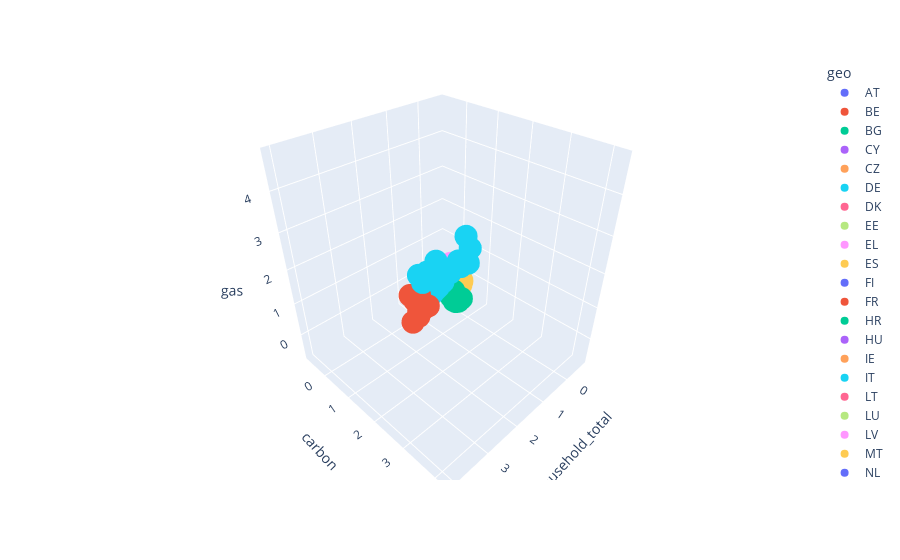

Notebook source saved alongside this figure:
### Code cell
px.scatter_3d(df_merged_s, y="carbon", x="household_total", z="gas", color="geo")

### Figure 1 — Plotly figure (JSON) as saved in the notebook; plotly's stock layout.template omitted (floating-point values rounded to 4 significant figures)
{"data": [{"hovertemplate": "geo=AT<br>household_total=%{x}<br>carbon=%{y}<br>gas=%{z}<extra></extra>", "legendgroup": "AT", "marker": {"color": "#636efa", "symbol": "circle"}, "mode": "markers", "name": "AT", "scene": "scene", "showlegend": true, "type": "scatter3d", "x": [-0.1935, -0.184, -0.1663, -0.2169, -0.1871, -0.1655, -0.1627, -0.195, -0.1835, -0.1627, -0.09931, -0.1862], "y": [-0.2772, -0.2918, -0.2901, -0.3086, -0.2964, -0.2906, -0.279, -0.2945, -0.2866, -0.3274, -0.3093, -0.3287], "z": [-0.2083, -0.2218, -0.2308, -0.2397, -0.2351, -0.2403, -0.2452, -0.2283, -0.2302, -0.3074, -0.2867, -0.2729]}, {"hovertemplate": "geo=BE<br>household_total=%{x}<br>carbon=%{y}<br>gas=%{z}<extra></extra>", "legendgroup": "BE", "marker": {"color": "#EF553B", "symbol": "circle"}, "mode": "markers", "name": "BE", "scene": "scene", "showlegend": true, "type": "scatter3d", "x": [-0.03357, -0.03976, -0.04595, -0.05214, -0.05833, -0.06331, -0.07293, -0.0791, -0.09418, -0.09397, -0.04021, -0.1379], "y": [-0.05559, -0.07164, -0.07229, -0.1007, -0.07709, -0.08533, -0.08569, -0.08009, -0.08556, -0.1416, -0.1224, -0.1528], "z": [-0.3349, -0.3439, -0.3445, -0.3191, -0.2962, -0.2648, -0.2647, -0.2147, -0.1575, -0.2477, -0.1524, -0.07867]}, {"hovertemplate": "geo=BG<br>household_total=%{x}<br>carbon=%{y}<br>gas=%{z}<extra></extra>", "legendgroup": "BG", "marker": {"color": "#00cc96", "symbol": "circle"}, "mode": "markers", "name": "BG", "scene": "scene", "showlegend": true, "type": "scatter3d", "x": [-0.5111, -0.5128, -0.5213, -0.527, -0.5249, -0.5204, -0.5154, -0.5221, -0.5272, -0.5105, -0.509, -0.5323], "y": [-0.3775, -0.4039, -0.4317, -0.4162, -0.3997, -0.4127, -0.403, -0.4253, -0.4323, -0.4651, -0.4333, -0.4101], "z": [-0.5184, -0.5255, -0.5539, -0.5355, -0.5313, -0.5392, -0.5357, -0.5437, -0.545, -0.549, -0.5367, -0.5301]}, {"hovertemplate": "geo=CY<br>household_total=%{x}<br>carbon=%{y}<br>gas=%{z}<extra></extra>", "legendgroup": "CY", "marker": {"color": "#ab63fa", "symbol": "circle"}, "mode": "markers", "name": "CY", "scene": "scene", "showlegend": true, "type": "scatter3d", "x": [-0.6675, -0.6672, -0.6668, -0.6665, -0.6662, -0.6658, -0.6655, -0.666, -0.6641, -0.6638, -0.6645, -0.664], "y": [-0.6635, -0.6664, -0.6703, -0.6684, -0.6683, -0.6654, -0.6639, -0.6642, -0.664, -0.6696, -0.6674, -0.6659], "z": [-0.564, -0.568, -0.5751, -0.5776, -0.5763, -0.5736, -0.5745, -0.5774, -0.5789, -0.5949, -0.5885, -0.587]}, {"hovertemplate": "geo=CZ<br>household_total=%{x}<br>carbon=%{y}<br>gas=%{z}<extra></extra>", "legendgroup": "CZ", "marker": {"color": "#FFA15A", "symbol": "circle"}, "mode": "markers", "name": "CZ", "scene": "scene", "showlegend": true, "type": "scatter3d", "x": [-0.1927, -0.1861, -0.1795, -0.1729, -0.176, -0.1532, -0.1415, -0.1473, -0.1551, -0.142, -0.09036, -0.1406], "y": [0.01337, -0.007411, -0.03598, -0.04721, -0.03871, -0.03054, -0.02582, -0.03461, -0.06499, -0.1243, -0.09589, -0.1031], "z": [-0.1608, -0.1962, -0.2252, -0.2299, -0.2262, -0.2126, -0.2176, -0.2172, -0.2172, -0.2595, -0.2423, -0.2226]}, {"hovertemplate": "geo=DE<br>household_total=%{x}<br>carbon=%{y}<br>gas=%{z}<extra></extra>", "legendgroup": "DE", "marker": {"color": "#19d3f3", "symbol": "circle"}, "mode": "markers", "name": "DE", "scene": "scene", "showlegend": true, "type": "scatter3d", "x": [3.56, 3.801, 4.052, 3.388, 3.471, 3.627, 3.617, 3.545, 3.69, 3.708, 3.769, 3.657], "y": [4.077, 4.14, 4.23, 4.016, 4.059, 4.045, 3.982, 3.842, 3.556, 3.137, 3.304, 3.301], "z": [4.772, 4.434, 4.427, 4.453, 4.234, 4.237, 4.309, 4.085, 4.135, 3.649, 3.615, 3.775]}, {"hovertemplate": "geo=DK<br>household_total=%{x}<br>carbon=%{y}<br>gas=%{z}<extra></extra>", "legendgroup": "DK", "marker": {"color": "#FF6692", "symbol": "circle"}, "mode": "markers", "name": "DK", "scene": "scene", "showlegend": true, "type": "scatter3d", "x": [-0.3316, -0.335, -0.3385, -0.342, -0.3578, -0.3415, -0.3463, -0.3566, -0.358, -0.3665, -0.3484, -0.3856], "y": [-0.3952, -0.4187, -0.41, -0.4307, -0.4451, -0.4337, -0.4453, -0.4455, -0.4653, -0.4903, -0.4837, -0.4868], "z": [-0.2348, -0.281, -0.2943, -0.2986, -0.2789, -0.2822, -0.3012, -0.3, -0.2997, -0.3409, -0.332, -0.3343]}, {"hovertemplate": "geo=EE<br>household_total=%{x}<br>carbon=%{y}<br>gas=%{z}<extra></extra>", "legendgroup": "EE", "marker": {"color": "#B6E880", "symbol": "circle"}, "mode": "markers", "name": "EE", "scene": "scene", "showlegend": true, "type": "scatter3d", "x": [-0.6207, -0.6179, -0.6208, -0.6239, -0.6259, -0.6204, -0.6199, -0.62, -0.618, -0.6198, -0.6182, -0.6182], "y": [-0.6059, -0.6114, -0.6019, -0.6062, -0.622, -0.6137, -0.6071, -0.6112, -0.6393, -0.6564, -0.6497, -0.6424], "z": [-0.6045, -0.6079, -0.6125, -0.6122, -0.6125, -0.6085, -0.6048, -0.6033, -0.603, -0.6201, -0.6244, -0.621]}, {"hovertemplate": "geo=EL<br>household_total=%{x}<br>carbon=%{y}<br>gas=%{z}<extra></extra>", "legendgroup": "EL", "marker": {"color": "#FF97FF", "symbol": "circle"}, "mode": "markers", "name": "EL", "scene": "scene", "showlegend": true, "type": "scatter3d", "x": [-0.3914, -0.3892, -0.4092, -0.3849, -0.3612, -0.3694, -0.3599, -0.3985, -0.3823, -0.3688, -0.3722, -0.3665], "y": [-0.1007, -0.119, -0.1685, -0.1843, -0.204, -0.2219, -0.2002, -0.2147, -0.2487, -0.3165, -0.2993, -0.2904], "z": [0.3334, 0.1991, 0.1238, 0.08529, 0.06515, 0.05447, 0.02944, 0.01552, -0.001131, -0.1362, -0.09834, -0.05987]}, {"hovertemplate": "geo=ES<br>household_total=%{x}<br>carbon=%{y}<br>gas=%{z}<extra></extra>", "legendgroup": "ES", "marker": {"color": "#FECB52", "symbol": "circle"}, "mode": "markers", "name": "ES", "scene": "scene", "showlegend": true, "type": "scatter3d", "x": [0.4956, 0.4877, 0.4389, 0.4312, 0.4679, 0.3966, 0.4012, 0.4609, 0.4055, 0.4139, 0.4279, 0.3927], "y": [1.187, 1.148, 1.008, 1.019, 1.079, 1.026, 1.1, 1.075, 0.98, 0.7154, 0.8182, 0.8826], "z": [0.8361, 0.6842, 0.6526, 0.6342, 0.6421, 0.7021, 0.7316, 0.7909, 0.8877, 0.5607, 0.8498, 1.009]}, {"hovertemplate": "geo=FI<br>household_total=%{x}<br>carbon=%{y}<br>gas=%{z}<extra></extra>", "legendgroup": "FI", "marker": {"color": "#636efa", "symbol": "circle"}, "mode": "markers", "name": "FI", "scene": "scene", "showlegend": true, "type": "scatter3d", "x": [-0.3146, -0.3088, -0.303, -0.2972, -0.3154, -0.2857, -0.2538, -0.2581, -0.2636, -0.2898, -0.2388, -0.263], "y": [-0.3553, -0.3843, -0.3815, -0.4033, -0.4212, -0.4064, -0.4202, -0.4139, -0.4299, -0.4646, -0.4651, -0.4707], "z": [-0.2725, -0.2886, -0.2798, -0.2949, -0.297, -0.2985, -0.3135, -0.319, -0.3271, -0.3548, -0.3524, -0.3756]}, {"hovertemplate": "geo=FR<br>household_total=%{x}<br>carbon=%{y}<br>gas=%{z}<extra></extra>", "legendgroup": "FR", "marker": {"color": "#EF553B", "symbol": "circle"}, "mode": "markers", "name": "FR", "scene": "scene", "showlegend": true, "type": "scatter3d", "x": [2.328, 2.629, 2.804, 2.185, 2.358, 2.505, 2.454, 2.361, 2.35, 2.277, 2.511, 2.131], "y": [1.86, 1.866, 1.862, 1.696, 1.72, 1.728, 1.743, 1.648, 1.6, 1.34, 1.458, 1.402], "z": [1.435, 1.31, 1.244, 1.254, 1.277, 1.323, 1.39, 1.455, 1.6, 1.269, 1.616, 1.892]}, {"hovertemplate": "geo=HR<br>household_total=%{x}<br>carbon=%{y}<br>gas=%{z}<extra></extra>", "legendgroup": "HR", "marker": {"color": "#00cc96", "symbol": "circle"}, "mode": "markers", "name": "HR", "scene": "scene", "showlegend": true, "type": "scatter3d", "x": [-0.4923, -0.4985, -0.5033, -0.5231, -0.5079, -0.5093, -0.5105, -0.5175, -0.522, -0.5192, -0.5066, -0.5178], "y": [-0.5622, -0.5707, -0.5765, -0.58, -0.5775, -0.5763, -0.5715, -0.5766, -0.5762, -0.5839, -0.5811, -0.5797], "z": [-0.4901, -0.5037, -0.5077, -0.5213, -0.5216, -0.5207, -0.5271, -0.5316, -0.5385, -0.5629, -0.5486, -0.5388]}, {"hovertemplate": "geo=HU<br>household_total=%{x}<br>carbon=%{y}<br>gas=%{z}<extra></extra>", "legendgroup": "HU", "marker": {"color": "#ab63fa", "symbol": "circle"}, "mode": "markers", "name": "HU", "scene": "scene", "showlegend": true, "type": "scatter3d", "x": [-0.2284, -0.2293, -0.2302, -0.2311, -0.2388, -0.224, -0.2135, -0.2497, -0.2604, -0.2373, -0.2074, -0.2496], "y": [-0.3766, -0.3948, -0.4103, -0.4084, -0.3918, -0.3889, -0.3762, -0.3756, -0.3769, -0.3899, -0.384, -0.4036], "z": [-0.3207, -0.324, -0.3432, -0.3213, -0.3097, -0.303, -0.2938, -0.2767, -0.2447, -0.3023, -0.2791, -0.2547]}, {"hovertemplate": "geo=IE<br>household_total=%{x}<br>carbon=%{y}<br>gas=%{z}<extra></extra>", "legendgroup": "IE", "marker": {"color": "#FFA15A", "symbol": "circle"}, "mode": "markers", "name": "IE", "scene": "scene", "showlegend": true, "type": "scatter3d", "x": [-0.4754, -0.4743, -0.4732, -0.4722, -0.4795, -0.4678, -0.4745, -0.4604, -0.4658, -0.4482, -0.4586, -0.4836], "y": [-0.4019, -0.398, -0.3978, -0.3992, -0.3848, -0.3727, -0.3733, -0.3704, -0.3836, -0.4057, -0.3894, -0.3865], "z": [-0.2883, -0.3106, -0.3384, -0.3406, -0.3866, -0.3913, -0.4199, -0.4432, -0.4558, -0.5146, -0.5046, -0.4799]}, {"hovertemplate": "geo=IT<br>household_total=%{x}<br>carbon=%{y}<br>gas=%{z}<extra></extra>", "legendgroup": "IT", "marker": {"color": "#19d3f3", "symbol": "circle"}, "mode": "markers", "name": "IT", "scene": "scene", "showlegend": true, "type": "scatter3d", "x": [1.887, 1.864, 1.841, 1.817, 1.776, 1.752, 1.806, 1.731, 1.673, 1.636, 1.74, 1.586], "y": [1.963, 1.861, 1.675, 1.564, 1.621, 1.607, 1.577, 1.56, 1.501, 1.263, 1.445, 1.452], "z": [2.195, 1.865, 1.757, 1.785, 1.697, 1.539, 1.476, 1.537, 1.557, 1.083, 1.457, 1.712]}, {"hovertemplate": "geo=LT<br>household_total=%{x}<br>carbon=%{y}<br>gas=%{z}<extra></extra>", "legendgroup": "LT", "marker": {"color": "#FF6692", "symbol": "circle"}, "mode": "markers", "name": "LT", "scene": "scene", "showlegend": true, "type": "scatter3d", "x": [-0.5931, -0.5912, -0.5893, -0.5874, -0.5855, -0.5837, -0.5809, -0.5769, -0.5815, -0.5825, -0.5677, -0.5731], "y": [-0.6058, -0.6058, -0.6116, -0.612, -0.6104, -0.6098, -0.609, -0.6104, -0.6093, -0.6109, -0.6099, -0.6159], "z": [-0.6075, -0.6152, -0.6215, -0.6227, -0.6243, -0.6197, -0.6207, -0.6149, -0.6119, -0.6135, -0.6134, -0.6062]}, {"hovertemplate": "geo=LU<br>household_total=%{x}<br>carbon=%{y}<br>gas=%{z}<extra></extra>", "legendgroup": "LU", "marker": {"color": "#B6E880", "symbol": "circle"}, "mode": "markers", "name": "LU", "scene": "scene", "showlegend": true, "type": "scatter3d", "x": [-0.6552, -0.6542, -0.6536, -0.6559, -0.6528, -0.6516, -0.6508, -0.6534, -0.6563, -0.6536, -0.6549, -0.6567], "y": [-0.6469, -0.6486, -0.6512, -0.6533, -0.6549, -0.6553, -0.6534, -0.6512, -0.6505, -0.6601, -0.6571, -0.6629], "z": [-0.5752, -0.578, -0.5873, -0.5912, -0.5973, -0.5997, -0.595, -0.587, -0.5828, -0.6063, -0.5903, -0.5888]}, {"hovertemplate": "geo=LV<br>household_total=%{x}<br>carbon=%{y}<br>gas=%{z}<extra></extra>", "legendgroup": "LV", "marker": {"color": "#FF97FF", "symbol": "circle"}, "mode": "markers", "name": "LV", "scene": "scene", "showlegend": true, "type": "scatter3d", "x": [-0.5909, -0.5871, -0.5955, -0.5977, -0.6077, -0.6048, -0.6008, -0.5982, -0.6015, -0.607, -0.6002, -0.6071], "y": [-0.6562, -0.6571, -0.6575, -0.6581, -0.658, -0.6578, -0.6573, -0.6546, -0.6552, -0.6601, -0.6586, -0.6607], "z": [-0.603, -0.6149, -0.6213, -0.6226, -0.6229, -0.6244, -0.6267, -0.6289, -0.6317, -0.6337, -0.6342, -0.6412]}, {"hovertemplate": "geo=MT<br>household_total=%{x}<br>carbon=%{y}<br>gas=%{z}<extra></extra>", "legendgroup": "MT", "marker": {"color": "#FECB52", "symbol": "circle"}, "mode": "markers", "name": "MT", "scene": "scene", "showlegend": true, "type": "scatter3d", "x": [-0.6872, -0.6868, -0.6863, -0.6859, -0.6854, -0.6855, -0.6845, -0.6843, -0.6837, -0.6834, -0.6831, -0.6827], "y": [-0.6984, -0.6976, -0.699, -0.6989, -0.7024, -0.7038, -0.7027, -0.7025, -0.7017, -0.7036, -0.7032, -0.7017], "z": [-0.6609, -0.6612, -0.6609, -0.6609, -0.6597, -0.6597, -0.6594, -0.6592, -0.6579, -0.6618, -0.6601, -0.6579]}, {"hovertemplate": "geo=NL<br>household_total=%{x}<br>carbon=%{y}<br>gas=%{z}<extra></extra>", "legendgroup": "NL", "marker": {"color": "#636efa", "symbol": "circle"}, "mode": "markers", "name": "NL", "scene": "scene", "showlegend": true, "type": "scatter3d", "x": [0.08916, 0.1336, 0.1751, 0.0007793, 0.03054, 0.05169, 0.03441, 0.03193, 0.01521, -0.00124, 0.07311, -0.04102], "y": [0.3745, 0.3501, 0.3485, 0.308, 0.3473, 0.3519, 0.3397, 0.3135, 0.2817, 0.1689, 0.1858, 0.1268], "z": [0.5092, 0.4569, 0.4281, 0.3941, 0.4172, 0.4528, 0.4898, 0.5077, 0.5312, 0.3297, 0.36, 0.3846]}, {"hovertemplate": "geo=NO<br>household_total=%{x}<br>carbon=%{y}<br>gas=%{z}<extra></extra>", "legendgroup": "NO", "marker": {"color": "#EF553B", "symbol": "circle"}, "mode": "markers", "name": "NO", "scene": "scene", "showlegend": true, "type": "scatter3d", "x": [-0.3678, -0.3487, -0.3523, -0.3727, -0.3587, -0.3484, -0.3435, -0.3417, -0.3475, -0.3452, -0.3261, -0.3551], "y": [-0.4305, -0.4327, -0.431, -0.4285, -0.4261, -0.4308, -0.4341, -0.4327, -0.4422, -0.457, -0.4582, -0.4557], "z": [-0.3655, -0.3879, -0.4088, -0.4228, -0.439, -0.454, -0.4613, -0.4709, -0.4893, -0.5014, -0.5152, -0.5137]}, {"hovertemplate": "geo=PL<br>household_total=%{x}<br>carbon=%{y}<br>gas=%{z}<extra></extra>", "legendgroup": "PL", "marker": {"color": "#00cc96", "symbol": "circle"}, "mode": "markers", "name": "PL", "scene": "scene", "showlegend": true, "type": "scatter3d", "x": [0.7186, 0.7412, 0.7637, 0.7863, 0.7524, 0.8172, 0.8306, 1.02, 0.9011, 0.9092, 0.9883, 0.8841], "y": [1.389, 1.349, 1.327, 1.262, 1.276, 1.332, 1.411, 1.413, 1.298, 1.211, 1.357, 1.266], "z": [0.4833, 0.4333, 0.3806, 0.3445, 0.379, 0.4386, 0.543, 0.5918, 0.635, 0.5453, 0.6751, 0.7557]}, {"hovertemplate": "geo=PT<br>household_total=%{x}<br>carbon=%{y}<br>gas=%{z}<extra></extra>", "legendgroup": "PT", "marker": {"color": "#ab63fa", "symbol": "circle"}, "mode": "markers", "name": "PT", "scene": "scene", "showlegend": true, "type": "scatter3d", "x": [-0.4806, -0.4868, -0.4914, -0.4806, -0.4825, -0.4774, -0.4787, -0.4723, -0.472, -0.4627, -0.462, -0.4663], "y": [-0.3521, -0.3625, -0.372, -0.3717, -0.3493, -0.3577, -0.3286, -0.3461, -0.363, -0.4094, -0.4141, -0.4023], "z": [-0.303, -0.339, -0.3478, -0.35, -0.3631, -0.368, -0.3687, -0.3722, -0.3609, -0.4163, -0.3932, -0.3675]}, {"hovertemplate": "geo=RO<br>household_total=%{x}<br>carbon=%{y}<br>gas=%{z}<extra></extra>", "legendgroup": "RO", "marker": {"color": "#FFA15A", "symbol": "circle"}, "mode": "markers", "name": "RO", "scene": "scene", "showlegend": true, "type": "scatter3d", "x": [-0.1725, -0.1626, -0.1527, -0.1429, -0.1334, -0.1297, -0.1081, -0.1025, -0.1038, -0.08484, -0.02964, -0.09639], "y": [-0.03014, -0.04616, -0.1043, -0.1026, -0.1087, -0.1182, -0.1022, -0.1012, -0.1178, -0.1392, -0.1185, -0.1471], "z": [-0.2915, -0.2957, -0.3141, -0.2891, -0.3138, -0.2972, -0.2952, -0.2989, -0.2983, -0.3239, -0.3, -0.2905]}, {"hovertemplate": "geo=SE<br>household_total=%{x}<br>carbon=%{y}<br>gas=%{z}<extra></extra>", "legendgroup": "SE", "marker": {"color": "#19d3f3", "symbol": "circle"}, "mode": "markers", "name": "SE", "scene": "scene", "showlegend": true, "type": "scatter3d", "x": [-0.1033, -0.1061, -0.1089, -0.1117, -0.1291, -0.1063, -0.1101, -0.123, -0.131, -0.1452, -0.09378, -0.1554], "y": [-0.3945, -0.41, -0.418, -0.427, -0.4284, -0.427, -0.4306, -0.4344, -0.4421, -0.4728, -0.4636, -0.4721], "z": [0.1841, 0.1084, 0.06384, 0.03298, 0.01337, -0.01742, -0.04889, -0.09003, -0.1043, -0.1544, -0.1283, -0.1704]}, {"hovertemplate": "geo=SI<br>household_total=%{x}<br>carbon=%{y}<br>gas=%{z}<extra></extra>", "legendgroup": "SI", "marker": {"color": "#FF6692", "symbol": "circle"}, "mode": "markers", "name": "SI", "scene": "scene", "showlegend": true, "type": "scatter3d", "x": [-0.5925, -0.5961, -0.5972, -0.6109, -0.6029, -0.6014, -0.6036, -0.6091, -0.6111, -0.6087, -0.6033, -0.612], "y": [-0.6134, -0.6166, -0.6202, -0.6288, -0.6278, -0.6233, -0.6228, -0.6236, -0.6263, -0.6329, -0.6322, -0.6343], "z": [-0.5132, -0.5297, -0.5433, -0.5525, -0.5555, -0.5564, -0.5595, -0.5587, -0.564, -0.5889, -0.5761, -0.5587]}, {"hovertemplate": "geo=SK<br>household_total=%{x}<br>carbon=%{y}<br>gas=%{z}<extra></extra>", "legendgroup": "SK", "marker": {"color": "#B6E880", "symbol": "circle"}, "mode": "markers", "name": "SK", "scene": "scene", "showlegend": true, "type": "scatter3d", "x": [-0.591, -0.5801, -0.5691, -0.5582, -0.5405, -0.5373, -0.5316, -0.5355, -0.4908, -0.483, -0.4662, -0.4875], "y": [-0.4831, -0.4954, -0.4971, -0.5075, -0.5036, -0.5013, -0.4954, -0.4963, -0.5082, -0.523, -0.5021, -0.5232], "z": [-0.5168, -0.5212, -0.5189, -0.5222, -0.5148, -0.5054, -0.5054, -0.5166, -0.523, -0.5361, -0.5333, -0.5257]}], "layout": {"legend": {"title": {"text": "geo"}, "tracegroupgap": 0}, "margin": {"t": 60}, "scene": {"domain": {"x": [0, 1], "y": [0, 1]}, "xaxis": {"title": {"text": "household_total"}}, "yaxis": {"title": {"text": "carbon"}}, "zaxis": {"title": {"text": "gas"}}}}}
